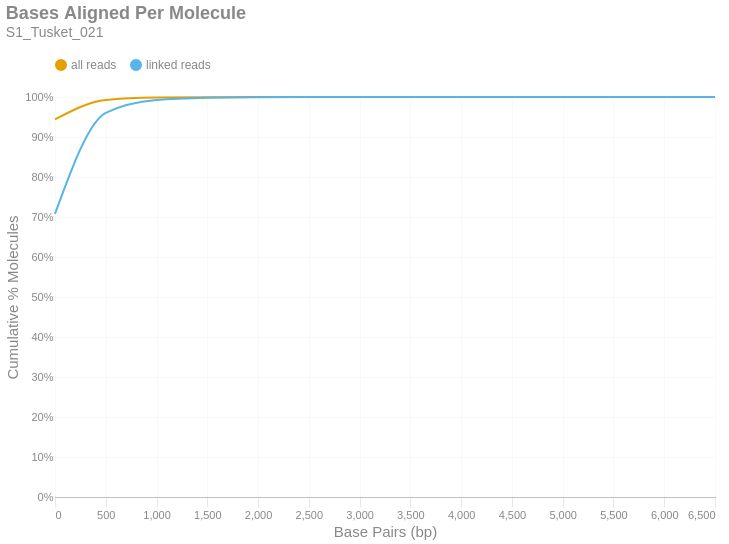

The cell this chart's notebook holds for it:
### Markdown cell above
### Bases Aligned Per Molecule
This is a cumulative frequency distribution showing the number of base pairs aligned per unique molecule. These data are shown in 500 bp bins. There are two distributions: one with `all reads` (yellow) and another with only `linked reads` (blue). The percent of molecules in the `linked reads` distribution is relative to the total number of linked molecules.

### Code cell
if SKIPLR:
    print_html(f"Skipped")
else:
    binned_df = consolidated_hist(valids['aligned_bp'], mask, 500, True)
    with SafeRender(binned_df):
        (
            density_plot(binned_df, 'Bases Aligned Per Molecule', samplename, 'basesper')
            .encode(
                x=alt.X('bin:Q', title="Base Pairs (bp)").axis(tickMinStep=500).scale(padding=0),
                y=alt.Y('value:Q', title='Cumulative % Molecules')
                    .axis(format='%')
                    .scale(domain = [0,1])
                    .stack(False),
                color=alt.Color("key:N").scale(domain = ["all reads", "linked reads"]),
                tooltip = [
                    alt.Tooltip("key:N", title = "Data Type"),
                    alt.Tooltip("range_label:N", title="Bases Aligned Per Molecule"),
                    alt.Tooltip("value:Q", format = ".2%", title="% Molecules (Cum.)")
                ]
            )
        ).display()

### Figure 1 — Vega-Lite specification as saved in the notebook (floating-point values rounded to 4 significant figures)
{"width": "container", "height": 400, "config": {"title": {"anchor": "start", "dy": -15, "fontSize": 18, "color": "#888888", "subtitleColor": "#888888", "subtitleFontSize": 14}, "arc": {"fill": "#0072B2"}, "axis": {"domainColor": "#888888", "domainWidth": 0.5, "gridWidth": 0.2, "grid": false, "titleFontWeight": 400, "titleFontSize": 15, "labelFontSize": 11, "labelColor": "#888888", "tickColor": "#888888", "tickWidth": 0.2, "titleColor": "#888888"}, "axisBand": {"grid": false}, "axisX": {"grid": true, "tickSize": 10, "domainCap": "round"}, "axisY": {"domain": false, "grid": true, "tickSize": 0, "domainCap": "round"}, "background": "transparent", "header": {"labelFontSize": 15, "labelColor": "#888888", "titleFontSize": 15, "titleFontWeight": 600, "titleColor": "#888888"}, "legend": {"labelFont": "sans-serif", "labelFontSize": 12, "labelColor": "#888888", "symbolSize": 100, "symbolType": "circle", "titleFontSize": 12, "titlePadding": 10, "titleColor": "#888888", "title": null, "orient": "top"}, "range": {"category": ["#E69F00", "#56B4E9", "#009E73", "#F0E442", "#0072B2", "#D55E00", "#CC79A7", "#000000"], "diverging": ["#cfe8f3", "#a2d4ec", "#73bfe2", "#46abdb", "#1696d2", "#12719e"]}, "area": {"fill": "#0072B2", "fillOpacity": 0.7, "line": true, "strokeOpacity": 0.7}, "line": {"color": "#0072B2", "stroke": "#0072B2", "strokeWidth": 2}, "trail": {"color": "#0072B2", "stroke": "#0072B2", "strokeWidth": 0, "size": 1}, "point": {"filled": true, "fillOpacity": 1.0, "size": 95}, "text": {"color": "#888888", "fontSize": 11, "align": "right", "fontWeight": 400, "size": 11}, "bar": {"fill": "#0072B2", "stroke": null}, "view": {"stroke": null, "continuousWidth": 660, "continuousHeight": 400}}, "data": {"name": "data-86b1c1df821cfa8811fa2cf803386b02"}, "mark": {"type": "line", "interpolate": "monotone", "point": {"opacity": 0, "size": 275}}, "encoding": {"color": {"field": "key", "scale": {"domain": ["all reads", "linked reads"]}, "type": "nominal"}, "tooltip": [{"field": "key", "title": "Data Type", "type": "nominal"}, {"field": "range_label", "title": "Bases Aligned Per Molecule", "type": "nominal"}, {"field": "value", "format": ".2%", "title": "% Molecules (Cum.)", "type": "quantitative"}], "x": {"axis": {"tickMinStep": 500}, "field": "bin", "scale": {"padding": 0}, "title": "Base Pairs (bp)", "type": "quantitative"}, "y": {"axis": {"format": "%"}, "field": "value", "scale": {"domain": [0, 1]}, "stack": false, "title": "Cumulative % Molecules", "type": "quantitative"}}, "params": [{"name": "param_c36ac31b6afebe62", "select": {"type": "point", "fields": ["key"]}, "bind": "legend"}], "title": {"text": "Bases Aligned Per Molecule", "subtitle": "S1_Tusket_021"}, "transform": [{"fold": ["all reads (cumsum)", "linked reads (cumsum)"]}, {"calculate": "replace(datum.key, ' (cumsum)', '')", "as": "key"}, {"filter": {"param": "param_c36ac31b6afebe62"}}], "usermeta": {"embedOptions": {"downloadFileName": "S1_Tusket_021.basesper"}}, "$schema": "https://vega.github.io/schema/vega-lite/v6.1.0.json", "datasets": {"data-86b1c1df821cfa8811fa2cf803386b02": [{"bin": "0.0", "interval": "0.0-500.0", "all reads": 0.9439, "linked reads": 0.7079, "all reads (cumsum)": 0.9439, "linked reads (cumsum)": 0.7079, "range_label": "0-499"}, {"bin": "500.0", "interval": "500.0-1000.0", "all reads": 0.0486, "linked reads": 0.2527, "all reads (cumsum)": 0.9925, "linked reads (cumsum)": 0.9606, "range_label": "500-999"}, {"bin": "1000.0", "interval": "1000.0-1500.0", "all reads": 0.006075, "linked reads": 0.03201, "all reads (cumsum)": 0.9986, "linked reads (cumsum)": 0.9926, "range_label": "1000-1499"}, {"bin": "1500.0", "interval": "1500.0-2000.0", "all reads": 0.001088, "linked reads": 0.005757, "all reads (cumsum)": 0.9997, "linked reads (cumsum)": 0.9983, "range_label": "1500-1999"}, {"bin": "2000.0", "interval": "2000.0-2500.0", "all reads": 0.0002379, "linked reads": 0.001259, "all reads (cumsum)": 0.9999, "linked reads (cumsum)": 0.9996, "range_label": "2000-2499"}, {"bin": "2500.0", "interval": "2500.0-3000.0", "all reads": 5.354e-05, "linked reads": 0.0002834, "all reads (cumsum)": 1.0, "linked reads (cumsum)": 0.9999, "range_label": "2500-2999"}, {"bin": "3000.0", "interval": "3000.0-3500.0", "all reads": 1.445e-05, "linked reads": 7.652e-05, "all reads (cumsum)": 1.0, "linked reads (cumsum)": 1.0, "range_label": "3000-3499"}, {"bin": "3500.0", "interval": "3500.0-4000.0", "all reads": 5.319e-06, "linked reads": 2.816e-05, "all reads (cumsum)": 1.0, "linked reads (cumsum)": 1.0, "range_label": "3500-3999"}, {"bin": "4000.0", "interval": "4000.0-4500.0", "all reads": 1.388e-06, "linked reads": 7.346e-06, "all reads (cumsum)": 1.0, "linked reads (cumsum)": 1.0, "range_label": "4000-4499"}, {"bin": "4500.0", "interval": "4500.0-5000.0", "all reads": 4.625e-07, "linked reads": 2.449e-06, "all reads (cumsum)": 1.0, "linked reads (cumsum)": 1.0, "range_label": "4500-4999"}, {"bin": "5000.0", "interval": "5000.0-5500.0", "all reads": 1.156e-07, "linked reads": 6.122e-07, "all reads (cumsum)": 1.0, "linked reads (cumsum)": 1.0, "range_label": "5000-5499"}, {"bin": "5500.0", "interval": "5500.0-6000.0", "all reads": 1.156e-07, "linked reads": 6.122e-07, "all reads (cumsum)": 1.0, "linked reads (cumsum)": 1.0, "range_label": "5500-5999"}, {"bin": "6000.0", "interval": "6000.0-6500.0", "all reads": 0.0, "linked reads": 0.0, "all reads (cumsum)": 1.0, "linked reads (cumsum)": 1.0, "range_label": "6000-6499"}, {"bin": "6500.0", "interval": "6500.0-7000.0", "all reads": 1.156e-07, "linked reads": 6.122e-07, "all reads (cumsum)": 1.0, "linked reads (cumsum)": 1.0, "range_label": "6500-6999"}]}}
